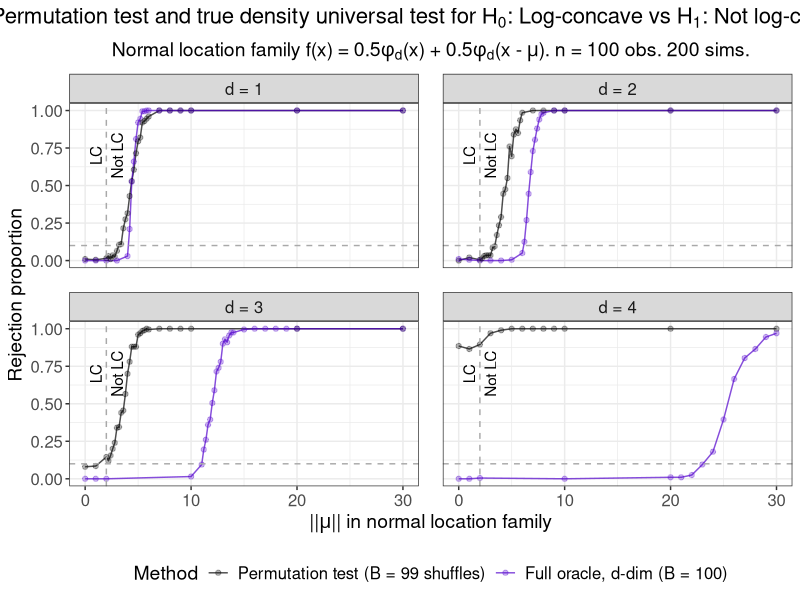

Here is the R script that generated this plot:
# Create Figure 3 in main paper.
# Plot results from full oracle Gaussian mixture/universal approach and 
# Cule et al. (2010) permutation test of
# H_0: log-concave versus H_1: not log-concave.

suppressMessages(library(data.table))
suppressMessages(library(tidyverse))
suppressMessages(library(gtable))
suppressMessages(library(cowplot))

# Create theme
paper_theme <- theme_bw() +
  theme(plot.title = element_text(hjust = 0.5, size = 16),
        plot.subtitle = element_text(hjust = 0.5, size = 14),
        legend.title = element_text(size = 14),
        axis.title = element_text(size = 14),
        legend.text = element_text(size = 12),
        axis.text = element_text(size = 12),
        strip.text = element_text(size = 12),
        panel.spacing = unit(1.2, "lines"))

# Read in data
perm_test <- fread("data/fig03_perm_test.csv") %>% 
  mutate(Method = "Permutation test (B = 99 shuffles)")

full_oracle <- fread("data/fig03_full_oracle.csv") %>% 
  mutate(Method = "Full oracle, d-dim (B = 100)")

# Combine results
results <- rbind(perm_test, full_oracle, fill = TRUE)

# Get rejection proportion at each (d, mu_norm) combination
reject_df <- results %>% 
  group_by(n_obs, d, mu_norm, B, Method) %>% 
  dplyr::summarise(reject_prop = mean(reject),
                   sim_count = n())

# Check parameters
stopifnot(unique(perm_test$B) == 99,
          unique(full_oracle$B) == 100,
          unique(results$equal_space_mu) == 0,
          unique(results$n_obs) == 100,
          sort(unique(results$d)) == 1:4,
          unique(reject_df$sim_count) == 200)

######################
##### Plot power #####
######################

# Plot rejection proportions of permutation and log-concave mixture methods
reject_perm_true_n100 <- reject_df %>% 
  mutate(Method = factor(Method,
                         levels = c("Permutation test (B = 99 shuffles)",
                                    "Full oracle, d-dim (B = 100)"),
                         labels = c("Permutation test (B = 99 shuffles)",
                                    "Full oracle, d-dim (B = 100)")),
         d = factor(d, levels = 1:4, 
                    labels = c("d = 1", "d = 2", "d = 3", "d = 4"))) %>%
  ggplot(aes(x = mu_norm, y = reject_prop)) +
  geom_line(aes(col = Method), alpha = 0.7) +
  geom_point(aes(col = Method), alpha = 0.3) +
  geom_hline(yintercept = 0.10, lty = "dashed", col = "darkgrey") +
  geom_vline(xintercept = 2, lty = "dashed", col = "darkgrey") +
  annotate(geom = "text", x = 1, y = 0.7, label = "LC", angle = 90) +
  annotate(geom = "text", x = 3, y = 0.7, label = "Not LC", angle = 90) +
  facet_wrap(. ~ d) +
  labs(x = expression("||"*mu*"|| in normal location family"), 
       y = "Rejection proportion",
       col = "Method",
       shape = "Log-concave?",
       title = expression("Permutation test and true density universal test for H"[0]*
                            ": Log-concave vs H"[1]*": Not log-concave"),
       subtitle = expression("Normal location family f(x) = 0.5"*phi[d]*"(x)"~
                               "+ 0.5"*phi[d]*"(x -"~mu*"). n = 100 obs. 200 sims.")) +
  scale_shape_manual(values = c(16, 4)) +
  scale_color_manual(values = c("black", "#5200cc")) +
  paper_theme +
  theme(legend.position = "bottom") +
  guides(colour = guide_legend(nrow = 1))

#####################
##### Save plot #####
#####################

ggsave(plot = reject_perm_true_n100,
       filename = "plots/figure_03.pdf",
       width = 10, height = 6)
